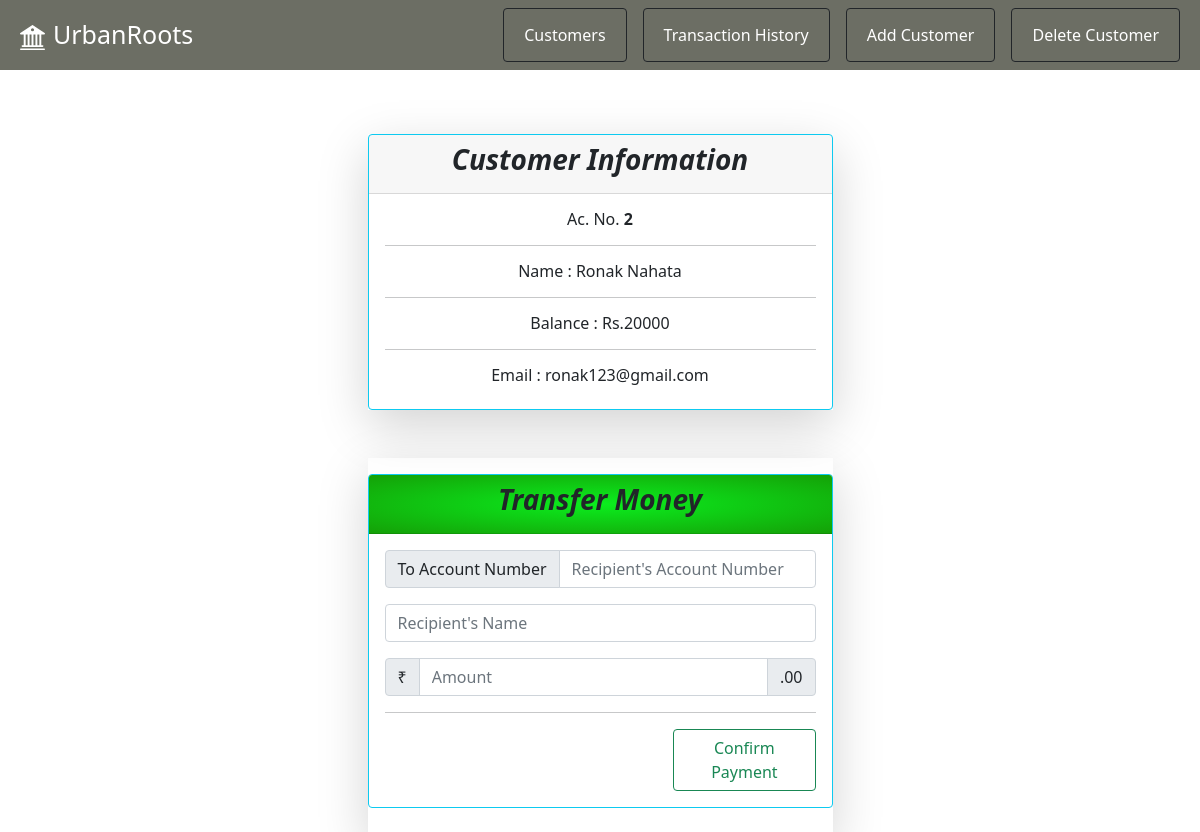
/custinfo/2, run on an earlier commit of the app's database.
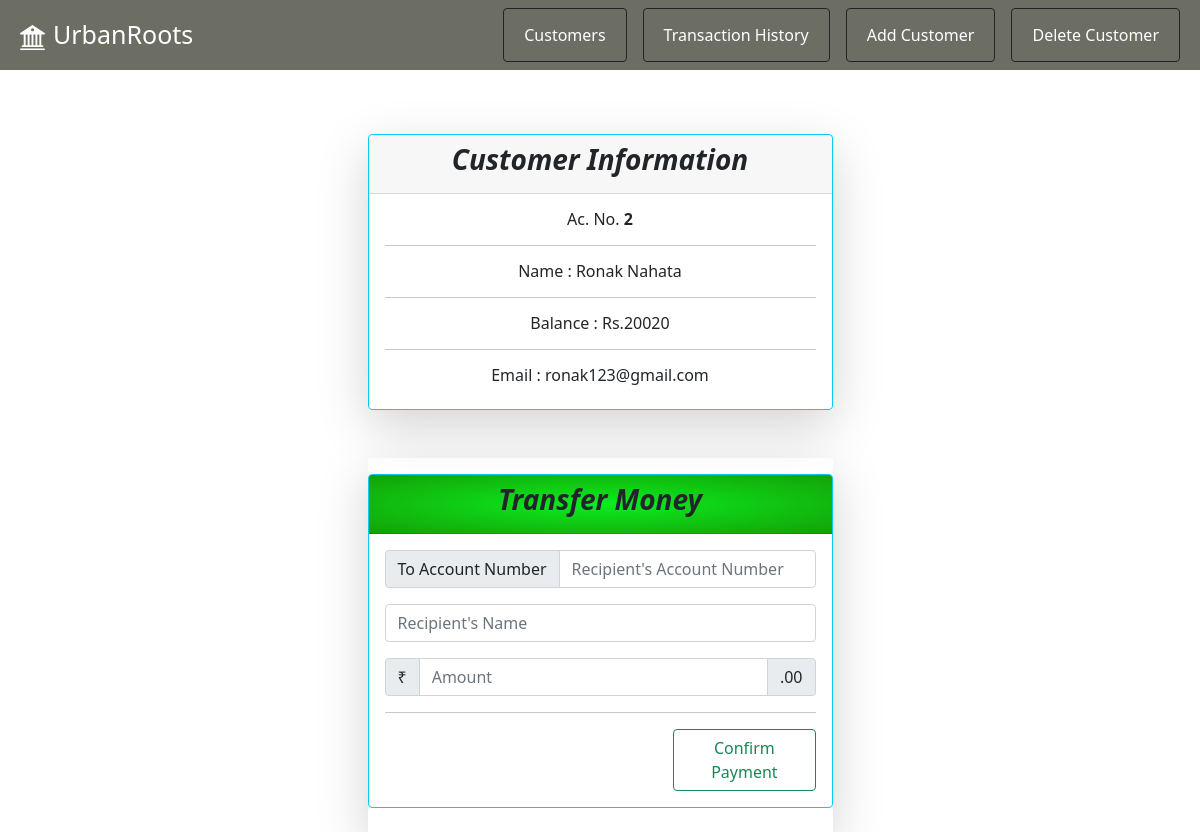
And on a later commit of the database.
### bank_app/models.py (models this page shows)
class Customer(models.Model):
    id=models.AutoField(primary_key=True)
    name=models.CharField(max_length=100)
    email=models.EmailField(max_length=100)
    balance=models.IntegerField()

### bank_app/views.py (the view, shortened to what this page needs)
# urls.py: path('custinfo/<int:id>',views.custinfo),
def custinfo(request,id):
    global allids
    cust=Customer.objects.filter(id=id)   #returns iterator queryset
    cust1 = Customer.objects.get(id = id)  #returns single object
    sender_name = cust1.name
    if request.method == 'GET':
        return render(request,'custinfo.html',{'customer':cust,'cur_cust_id':id})

### templates/custinfo.html (shortened to what this page needs)
{% extends 'base.html' %}
{% block content %}
<div class="container pt-5">
    <div class="col-lg-5 shadow-lg mx-auto p-0 mt-3">
        <div class="card border-info mb-3" style="align-self: auto;">
            <div class="card-header">
                <h3 style="text-align: center;"><b><i>Customer Information</i></b></h3>
            </div>
            <div class="card-body">
                {% for cust in customer %}
                <h6 style="text-align: center;">Ac. No. <b>{{cust.id}}</b></h6>
                <hr>
                <h6 style="text-align: center;">Name : {{cust.name}}</h6>
                <hr>
                <h6 style="text-align: center;">Balance : Rs.{{ cust.balance }}</h6>
                <hr>
                <h6 style="text-align: center;">Email : {{ cust.email }}</h6>
                {% endfor %}
            </div>
        </div>
    </div>
    <div class="col-lg-5 shadow-lg mx-auto pt-3 mt-5 pb-2">
        <div class="border-1 mb-md-2">
            <div class="card border-info mb-3" style="align-self: auto;">
                <div class="card-header"
                    style="text-align: center;background: radial-gradient(rgb(11, 238, 30),#14a007);">
                    <h3 style="text-align: center;">
                        <b><i>Transfer Money</i></b>
                    </h3>
                </div>
                <div class="card-body">
                    <form method="POST" action="/custinfo/{{cur_cust_id}}">
                        <div class="input-group mb-3">
                            <span class="input-group-text" id="AccountNum">To Account Number</span>
                            <input type="number" class="form-control" placeholder="Recipient's Account Number Here"
                                aria-label="AccountNum" aria-describedby="AccountNum" name="AccountNum" id="AccountNum"
                                required>
                        </div>
                        <div class="input-group mb-3">
                            <input type="text" class="form-control" placeholder="Recipient's Name" id="RName"
                                name="RName" aria-label="Recipient's username" aria-describedby="basic-addon2">
                        </div>
                        <div class="input-group mb-3">
                            <span class="input-group-text">₹</span>
                            <input type="number" class="form-control" aria-label="Amount" name="Amount" id="Amount"
                                aria-describedby="Amount" placeholder="Amount" required>
                            <span class="input-group-text">.00</span>
                        </div>
                        <hr>
                        <button type="submit" class="btn btn-outline-success" style="margin-left: 67%;">Confirm
                            Payment</button>
                    </form>
                </div>
            </div>
        </div>
    </div>
</div>
{% endblock content %}

What changed in the data, as far as the page shows it:
changed Customer "Ronak Nahata": balance "20000" → "20020"
